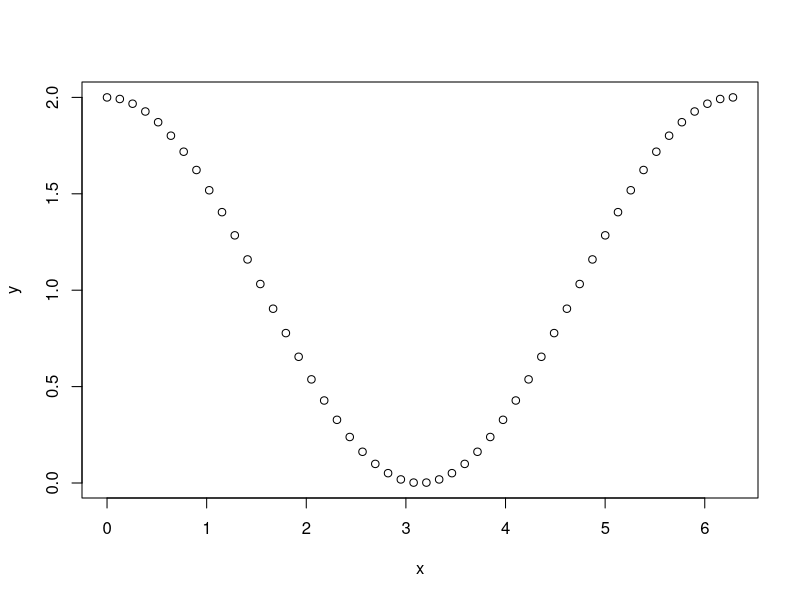
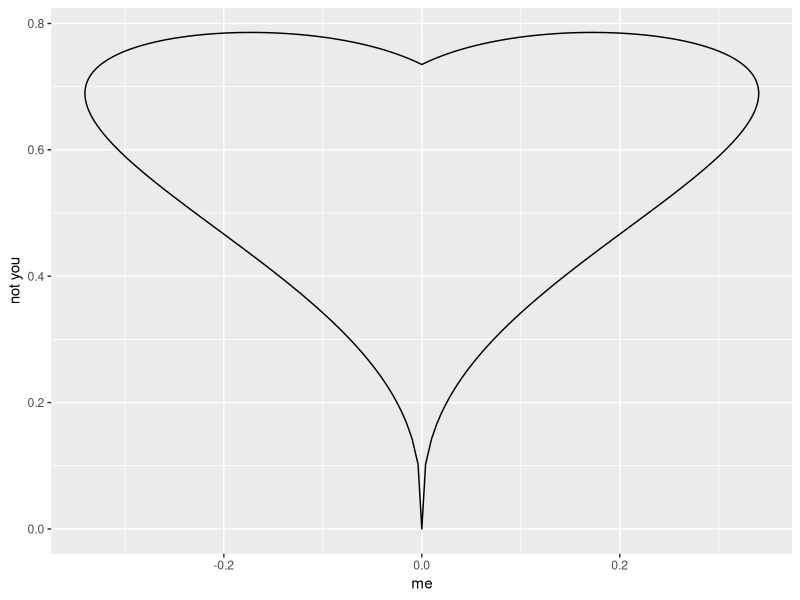
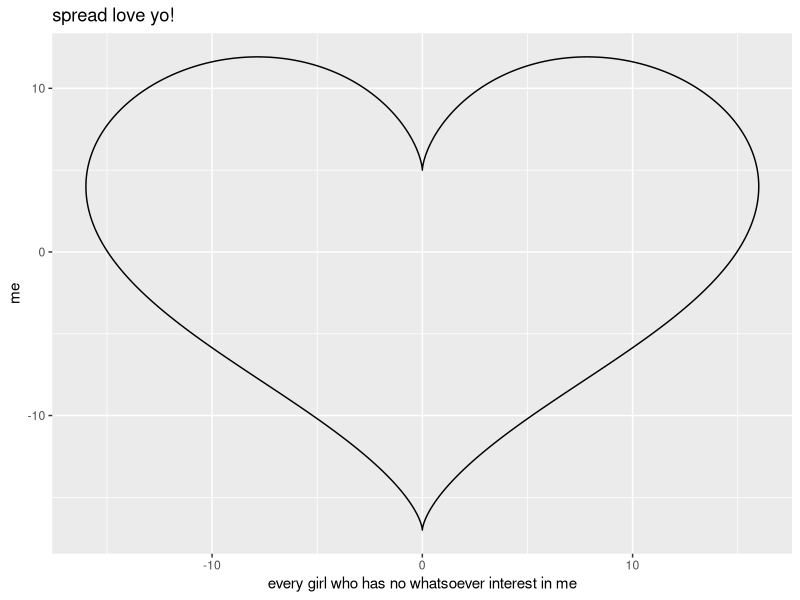
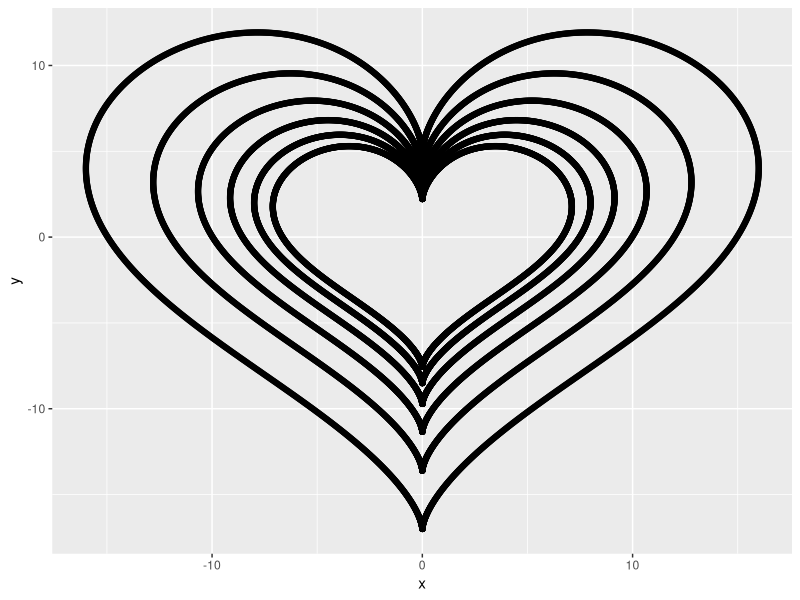

These charts were generated, in order, by the following R code:
#x^2+(y-x^(3/2))^2 = 1

x=seq(0,2*pi,length.out = 50)
y=1+cos(x)
plot(x,y)


t= seq(-1,1,length.out = 2000)
x=sin(t)*cos(t)*log(abs(t))
y=(abs(t))^(0.3)*sqrt(cos(t))
x=c(x[1:(0.5*length(t))],0,x[(length(t)/2 + 1):length(t)])
y=c(y[1:(0.5*length(t))],0,y[(length(t)/2 + 1):length(t)])
#plot(x,y)
d=data.frame(x=x,y=y)
#d=d[order(x),]
#d = rbind(c(0,0),d,c(0,0))
library(ggplot2)
ggplot(data=d,aes(x=x,y=y))+
  geom_polygon(fill=NA,color="black")+
  xlab("me") + ylab("not you")


t1=seq(0,2*pi,length.out = 2000)
x1=16*sin(t1)*sin(t1)*sin(t1)
y1=13*cos(t1) - 5*cos(2*t1) - 2*cos(3*t1) - cos(4*t1)
# x1=c(x1[1:(0.5*length(t))],x1[(length(t)/2 + 1):length(t)])
# y1=c(y1[1:(0.5*length(t))],y1[(length(t)/2 + 1):length(t)])
d1=data.frame(x=x1,y=y1)
#d=d[order(x),]
#d = rbind(c(0,0),d,c(0,0))
library(ggplot2)
ggplot(data=d1,aes(x=x,y=y))+
  geom_polygon(fill=NA,color="black")+
  xlab("every girl who has no whatsoever interest in me") + ylab("me")+
  labs(title = "spread love yo!")

ggplot(data=NULL,aes(x=x,y=y))+
  geom_point(data = d1)+
  geom_point(data = d1/1.25)+
  geom_point(data = d1/1.5)+
  geom_point(data = d1/1.75)+
  geom_point(data = d1/2)+geom_point(data = d1/2.25)
